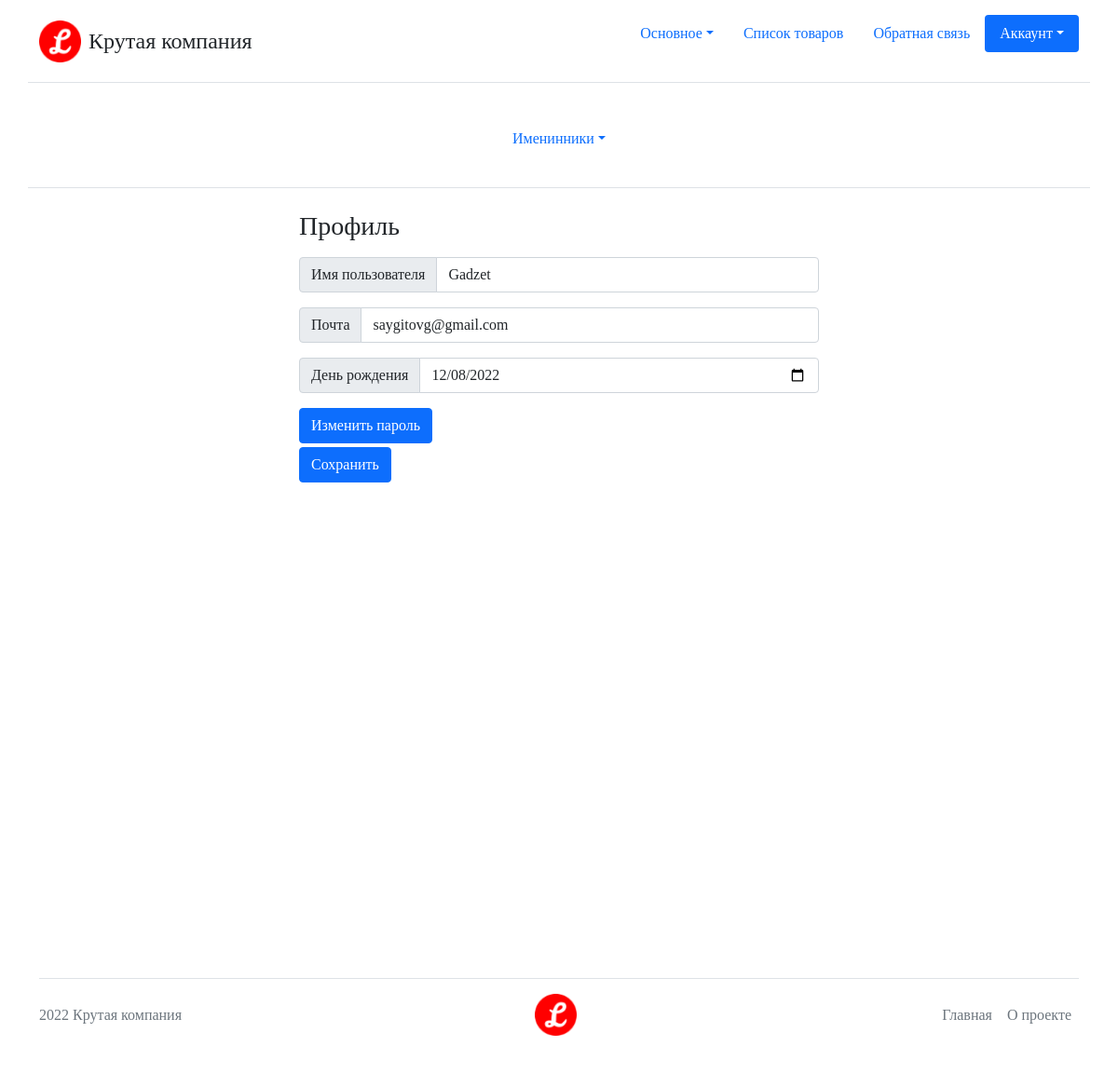
The page /users/profile/ (signed in) on the database its author committed.
### Users/models.py (models this page shows, shortened)
class User(AbstractBaseUser, PermissionsMixin):
    email = models.EmailField('Почта', unique=True)
    nickname = models.CharField('Имя пользователя', max_length=50)
    birthday_date = models.DateField('День рождения', null=True, blank=True)
    is_staff = models.BooleanField(
        'Статус персонала', default=False,
        help_text='Определяет доступ пользователя к админ панели',
        )
    is_active = models.BooleanField('Активен', default=True)
    date_joined = models.DateTimeField('Дата регистрации', auto_now_add=True)
    objects = UserManager()
    USERNAME_FIELD = 'email'
    EMAIL_FIELD = 'email'
    REQUIRED_FIELDS = ['nickname']
    class Meta:
        verbose_name = 'пользователь'
        verbose_name_plural = 'пользователи'

### Users/views.py (the view)
# urls.py: path('profile/', views.UpdateUserProfile.as_view(), name='profile'),
class UpdateUserProfile(LoginRequiredMixin, UpdateView):
    model = User
    form_class = Forms.UpdateUserProfileForm
    template_name = 'Users/password_change_form.html'
    success_url = reverse_lazy('users:profile')
    extra_context = {
        'title_name': 'Мой профиль',
        'button_text': 'Сохранить',
        'form_title': 'Профиль',
    }
    def get_object(self):
        return self.request.user

### Users/forms.py
class UpdateUserProfileForm(UserForms.UserChangeForm, FormStyleMixin):
    birthday_date = forms.DateField(
        label='День рождения', widget=forms.TextInput(attrs={'type': 'date'})
        )
    password = None
    class Meta:
        model = User
        fields = ('nickname', 'email', 'birthday_date')

### Core/templatetags/MenuManager.py (called while the page is built)
@register.inclusion_tag('header.html')
def get_main_menu(request):
    menu = []
    for elem in Menus.main_menu:
        user_group = UserGroup.get_user_group(request.user)
        if user_group in elem.can_see or 'all' in elem.can_see:
            elem.is_active = elem.url_name == request.resolver_match.view_name
            if elem.sub_elems:
                for sub_elem in elem.sub_elems:
                    active = (
                        sub_elem.url_name == request.resolver_match.view_name
                        )
                    if active:
                        elem.is_active = True
                        break
            menu.append(elem)
    return {'menu': menu}

    @classmethod
    def get_user_group(cls, user):
        if user.is_authenticated:
            return cls.Auth
        return cls.NotAuth

### Users/context_processors.py (called while the page is built)
def extras(request):
    now = datetime.date.today()
    users = User.objects.filter(
        birthday_date__month=now.month,
        birthday_date__day=now.day,
    )
    return {'users_with_birthday': users}

### templates/Users/password_change_form.html
{% extends 'base_form.html' %}
{% block end_form %}
<a class="btn btn-primary" href="{% url 'users:change_password' %}">Изменить пароль</a>
{% endblock end_form %}

### templates/base_form.html (shortened to what this page needs)
{% extends 'base.html' %}
{% block content %}
<div class="w-50 mx-auto form-row">
    <h3>{{ form_title }}</h3>
    <form method="POST" action="" enctype="multipart/form-data">
        {% for field in form %}
        <div class="my-3">
            <div class="input-group">
                <span class="input-group-text">{{ field.label }}</span>
                {{ field }}
            </div>
        </div>
        {% endfor %}
        <div class="mb-1">
            {% block end_form %}
            {% endblock end_form %}
        </div>
        <button type="submit" class="btn btn-primary">{{ button_text }}</button>
    </form>
</div>
{% endblock content %}

### static_dev/core/css/base.css (style rules this page uses)
body * { font-family: "Comic Sans MS", "Comic Sans", cursive !important; }

### rows shown on the page
User: form "Gadzet" "saygitovg@gmail.com" "12/08/2022"

### other values the page prints
{{ elem.title }} "Основное"
{{ elem.title }} "Список товаров" "Обратная связь"
{{ elem.title }} "Аккаунт"
{{ field.label }} "Имя пользователя" "Почта" "День рождения"
{{ button_text }} "Сохранить"
